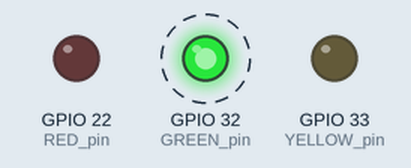
This sketch was run on a simulated ESP32. On the bench: output pins drawn as LEDs (lit = HIGH). Dashed ring = blinking. Storage starts empty; what the sketch prints to the serial monitor is not drawn.

Above: at 2.1 s.
Timing chart, 0 to 8.0 s (numbered marks = the images above):
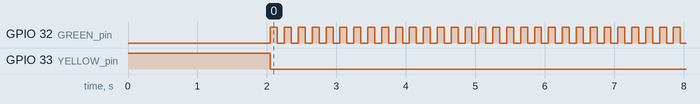

Measured:
- by itself, GPIO 32 (GREEN_pin): alternates HIGH for 0.10 s and LOW for 0.10 s
- by itself, everything shown: repeats every 5.2 s, in 26 steps

The sketch:

ESP32_SDcardFlasher.ino
```cpp
/*
 * This code copies files from internal SPIFFS memory on the ESP32 to an SD Card,
 *  - First deletes everything on the card
 *  - reads SPIFFS root, and copies files one by one
 *  - reset the ESP32 for the next card
 *
 *  Sketch Data Upload Tool: https://github.com/me-no-dev/arduino-esp32fs-plugin/releases
 *
 *  Kevin Darrah
 *  2022
 *  https://www.kdcircuits.com
 */


#include "FS.h"
#include "SPIFFS.h"
#include <SPI.h>
#include "SD.h"
const int SD_CS_pin = 25;

const int RED_pin = 22;
const int GREEN_pin = 32;
const int YELLOW_pin = 33;

SPIClass spiSD(VSPI);

void initSDcard();
void copyfromSPIFSS(fs::FS &fs, const char * dirname, uint8_t levels);
void clearSDfiles();

void setup() {
  pinMode(RED_pin, OUTPUT);
  pinMode(GREEN_pin, OUTPUT);
  pinMode(YELLOW_pin, OUTPUT);

  digitalWrite(YELLOW_pin, HIGH);
  Serial.begin(115200);
  delay(2000);
  //  redLED(true);
  initSDcard();
  unsigned long startTime = millis();
  copyfromSPIFSS(SPIFFS, "/", 0);
  Serial.print("Time to Write: ");
  Serial.print((millis() - startTime) / 1000);
  Serial.println("sec");
  Serial.print("EVERYTHING DONE!!!");
  digitalWrite(YELLOW_pin, LOW);
  digitalWrite(RED_pin, LOW);
}

void loop() {
  digitalWrite(GREEN_pin, HIGH);
  delay(100);
  digitalWrite(GREEN_pin, LOW);
  delay(100);
}
```

SDcard.ino
```cpp
//HSPI MOSI=13, MISO=12, CLK=14, CS=25
//VSPI MOSI=23, MISO=19, CLK=18, CS=25

void clearSDfiles() {
  Serial.println("Looking for SD files");
  File root;
  root = SD.open("/");
  while (true) {

    File entry =  root.openNextFile();
    if (! entry) {
      // no more files
      break;
    }
    Serial.print("DELETING: ");
    Serial.println(entry.name());
    SD.remove(entry.name());
    entry.close();
  }
}


void initSDcard() {
  spiSD.begin(18, 19, 23, SD_CS_pin); //SCK,MISO,MOSI,SS
  while (!SD.begin( SD_CS_pin, spiSD ))
  {
    Serial.println("Card Mount Failed");
    digitalWrite(RED_pin, HIGH);
    delay(1000);
  }


  uint8_t cardType = SD.cardType();

  if (cardType == CARD_NONE) {
    Serial.println("No SD card attached");
    while (1) {
      digitalWrite(RED_pin, HIGH);
    }
  }
  Serial.print("SD Card Type: ");
  if (cardType == CARD_MMC) {
    Serial.println("MMC");
  } else if (cardType == CARD_SD) {
    Serial.println("SDSC");
  } else if (cardType == CARD_SDHC) {
    Serial.println("SDHC");
  } else {
    Serial.println("UNKNOWN");
  }

  uint64_t cardSize = SD.cardSize() / (1024 * 1024);
  Serial.printf("SD Card Size: %lluMB\n", cardSize);

  clearSDfiles();
}
```

SPIFFS.ino
```cpp
//most of this from SPIFFS test example

void copyfromSPIFSS(fs::FS &fs, const char * dirname, uint8_t levels) {
  if (!SPIFFS.begin(false)) {
    Serial.println("SPIFFS FAILED");
    while (1) {}
  }

  Serial.printf("Listing directory: %s\r\n", dirname);

  File root = fs.open(dirname);
  if (!root) {
    Serial.println("- failed to open directory");
    return;
  }
  if (!root.isDirectory()) {
    Serial.println(" - not a directory");
    return;
  }

  File file = root.openNextFile();
  while (file) {
    Serial.print("  FILE: ");
    Serial.print(file.name());
    Serial.print("\tSIZE: ");
    Serial.println(file.size());
    File newSDFIle = SD.open(file.name(), FILE_WRITE);
    if (newSDFIle) {
      File FSfile = fs.open(file.name());
      if (FSfile) {
        digitalWrite(YELLOW_pin, HIGH);
        while (FSfile.available()) {
          newSDFIle.write(FSfile.read());
        }
        digitalWrite(YELLOW_pin, LOW);
        Serial.print("DONE WRITING ");
        Serial.println(file.name());
        FSfile.close();
        newSDFIle.close();
      } else {
        digitalWrite(RED_pin, HIGH);
        Serial.print("error FS file ");
        Serial.println(file.name());
        while (1) {}
      }
    } else {
      digitalWrite(RED_pin, HIGH);
      Serial.print("error SD file ");
      Serial.println(file.name());
      while (1) {}
    }
    file = root.openNextFile();
  }
}
```
